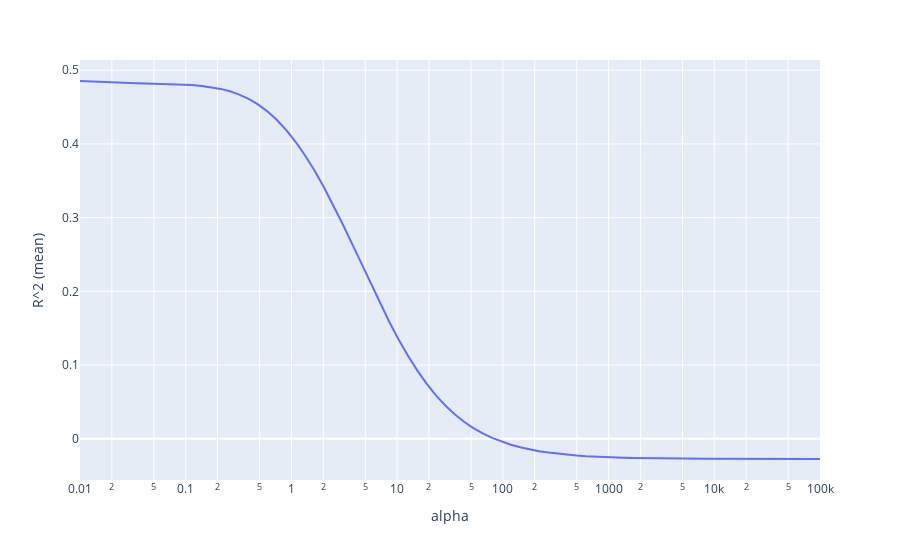

Source (notebook cell):
### Code cell
scores = []
for i in alphas:
    scores.append(cross_val_score(Ridge(alpha=i), original_X_3, original_y).mean())

result = pd.DataFrame(zip(alphas, scores), columns=['alpha', 'R^2 (mean)'])
fig = px.line(result, x='alpha', y='R^2 (mean)')
fig.update_xaxes(type='log')
fig
